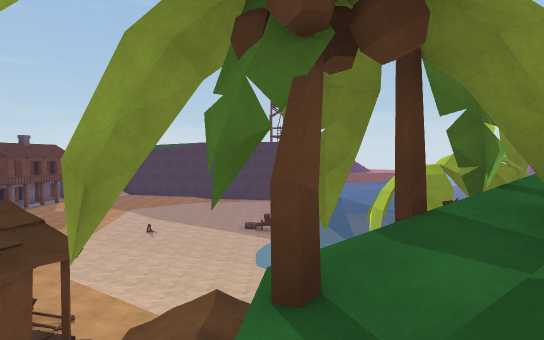
[1] (above)

17 first-person views from a walk through a 3-D level made in the Unity game engine. The camera is 1.5 m above the floor, tilts 2° down and sees 70° across. The floor is counted in squares, 2 m on a side. Each view is taken from the middle of a square. On the plan, view 1 faces up. The plan holds only what a view shows up to about 12 squares ahead; the rest is blank. The place goes on beyond the plan. Surface patterns are stand-ins for the level's own textures.

[2]
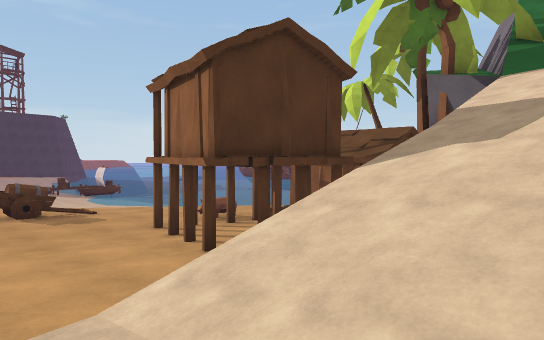

[3]
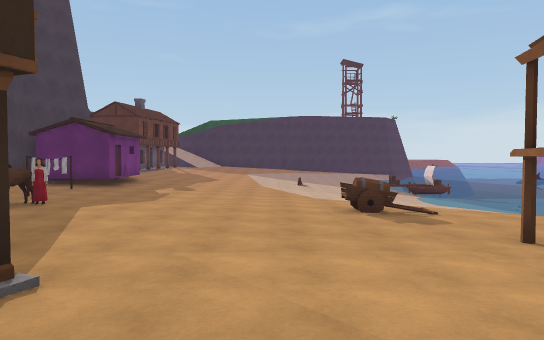

[4]
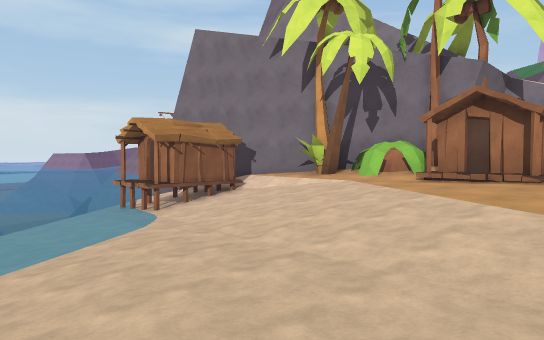

[5]
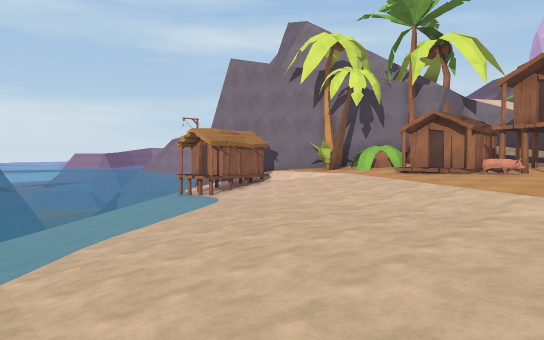

[6]
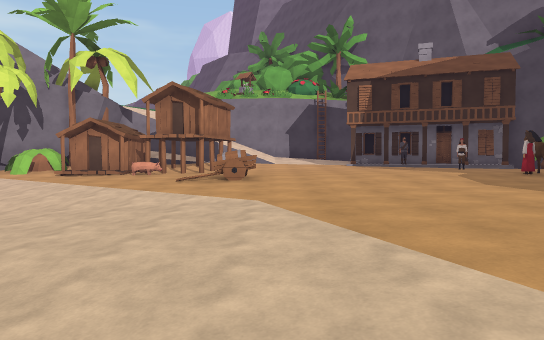

[7]
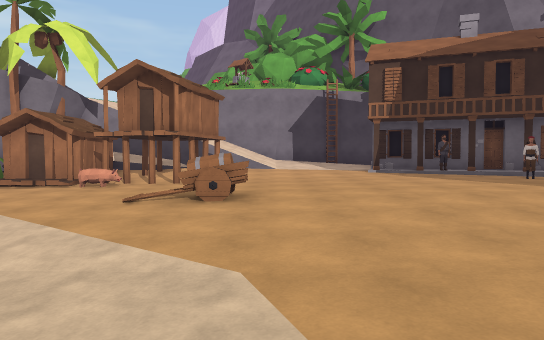

[8]
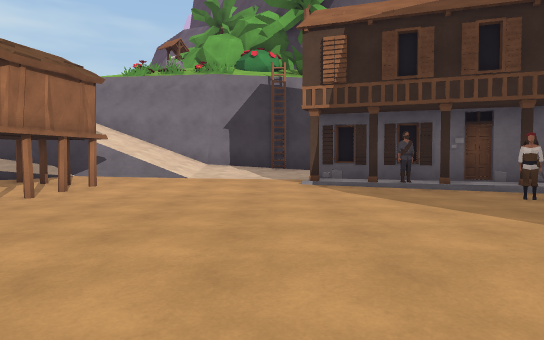

[9]
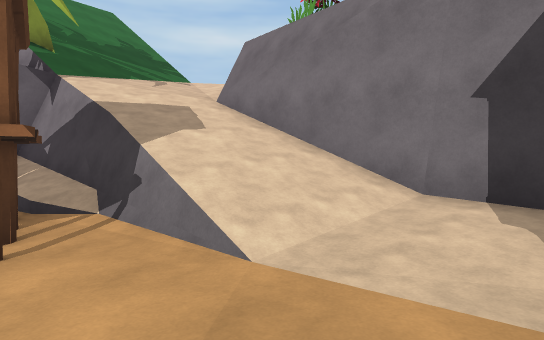

[10]
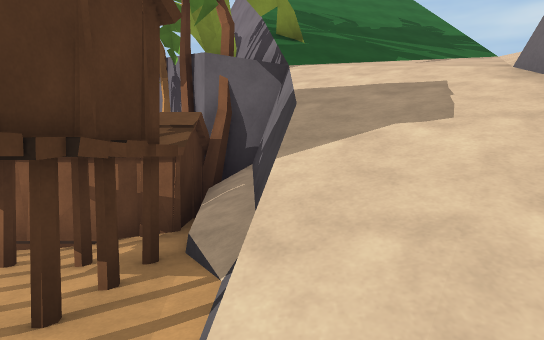

[11]
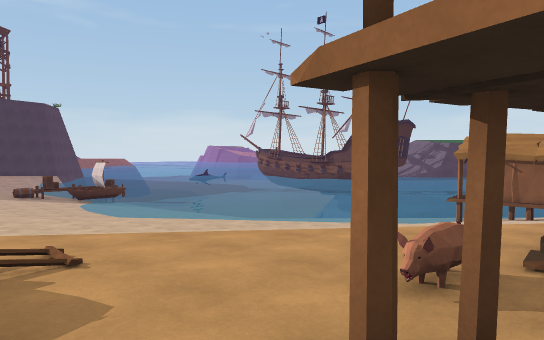

[12]
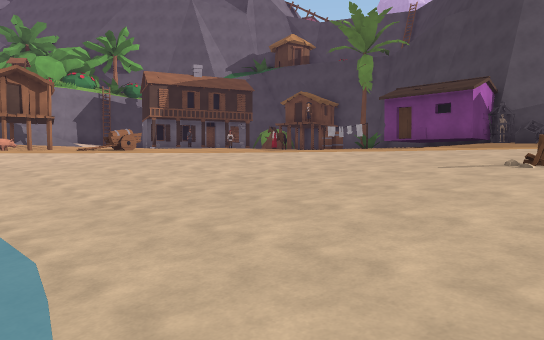

[13]
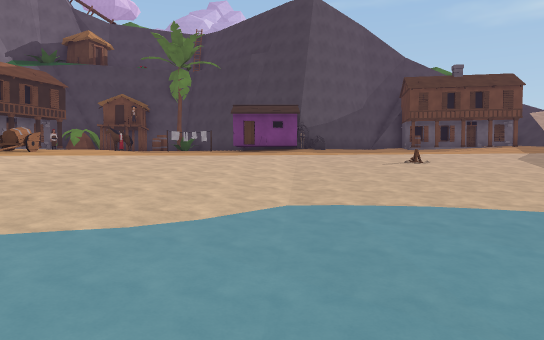

[14]
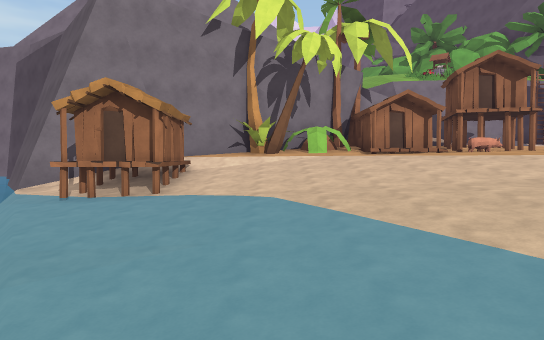

[15]
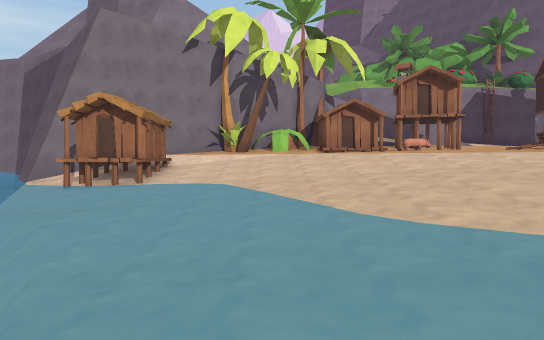

[16]
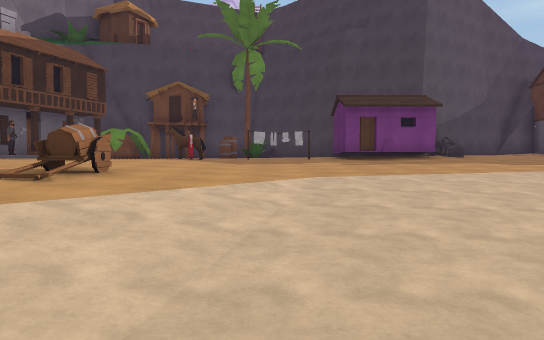

[17]
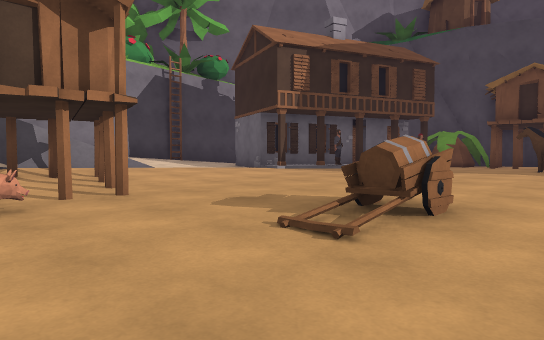

### Floor plan
Key: @ floor where view 1 was taken; # wall or solid block; . main floor; : floor 0.25 m higher than the main floor; - floor 0.5 m lower than the main floor; _ floor 0.75 m lower than the main floor; < floor 1.75 m lower than the main floor; ( floor 2 m lower than the main floor; / step, stairs or slope; = window, fence, low wall or low ledge; v drop or lower ground; O other object.
Columns run from 11 left of view 1 to 10 right of it. Each row starts with its distance up from view 1.
 22     //
 21     ///
 20     /////
 19     ///////(
 18     /O_////(
 17 ....///////(((
 16 ....//////<((((
 15 ....//////<<(((
 14 ....-//////<((( (
 13 ....-///////<<<
 12 ....--///////<<<
 11 ....--///////<<<<(
 10 .....-////////<<<((
  9 .......-//////<<<<(
  8 ........-///////<(((
  7 ......O/.-//////###((
  6 ......O...--////###//
  5 .........O.--/O///###/
  4 .......######OO##   ##
  3 O#/....##.##OOOO##  =
  2 #O/..../#.##O####v
  1  ##.://=#v#/##//
  0  #.////////@/////
 -1   ://////////////

Where each view was taken, in squares from view 1:
view 1: 0 up, 0 right, facing up
view 2: 1 down, 7 left, facing up-right
view 3: 0 up, 7 left, facing up
view 4: 12 up, 3 left, facing down-right
view 5: 15 up, 5 left, facing down-right
view 6: 16 up, 6 left, facing down
view 7: 13 up, 6 left, facing down
view 8: 10 up, 8 left, facing down
view 9: 3 up, 8 left, facing down-right
view 10: 1 up, 6 left, facing right
view 11: 4 up, 5 left, facing up-right
view 12: 19 up, 0 right, facing down-left
view 13: 14 up, 5 right, facing left
view 14: 15 up, 3 right, facing down
view 15: 17 up, 2 right, facing down
view 16: 10 up, 0 right, facing left
view 17: 9 up, 2 left, facing down-left
